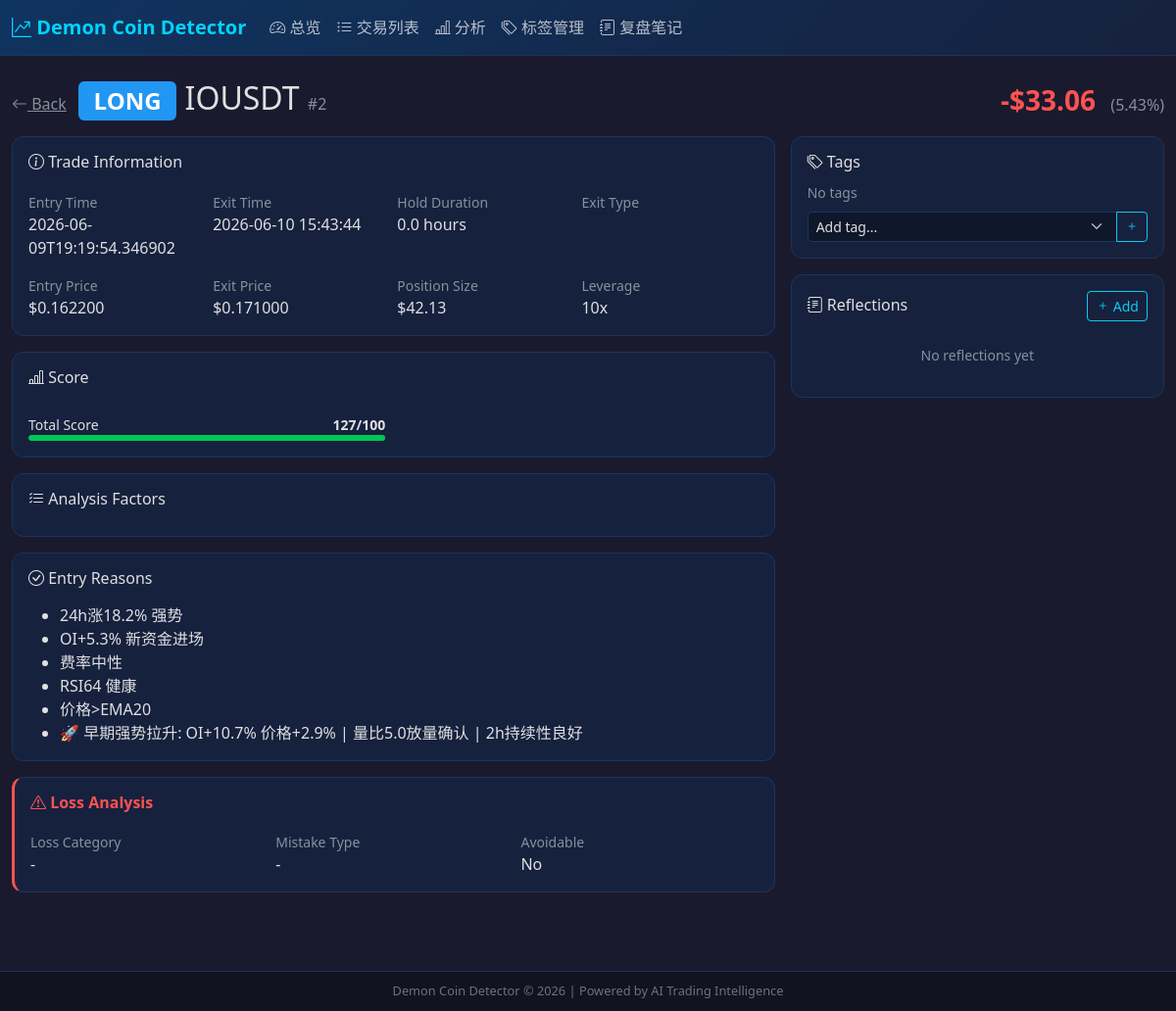
The app's page /trade/2 with its own data.
### tables this page shows
CREATE TABLE trades (
        id INTEGER PRIMARY KEY AUTOINCREMENT,
        trade_id TEXT UNIQUE,
        symbol TEXT NOT NULL,
        direction TEXT NOT NULL,
        strategy_version TEXT DEFAULT '',
        leverage INTEGER DEFAULT 10,
        margin_usd REAL DEFAULT 0,
        notional_usd REAL DEFAULT 0,
        entry_price REAL DEFAULT 0,
        exit_price REAL DEFAULT 0,
        quantity REAL DEFAULT 0,
        entry_time TEXT,
        exit_time TEXT,
        status TEXT DEFAULT 'open',
        total_score REAL DEFAULT 0,
        data_coverage_score REAL DEFAULT 0,
        professional_score REAL DEFAULT 0,
        market_quality_score REAL DEFAULT 0,
        entry_timing_score REAL DEFAULT 0,
        funding_flow_score REAL DEFAULT 0,
        execution_risk_score REAL DEFAULT 0,
        resonance_count INTEGER DEFAULT 0,
        candidate_source TEXT DEFAULT '',
        entry_reasons TEXT DEFAULT '[]',
        factors TEXT DEFAULT '{}',
        estimated_ev REAL DEFAULT 0,
        estimated_win_rate REAL DEFAULT 0,
        estimated_rr REAL DEFAULT 0,
        position_scale REAL DEFAULT 1.0,
        factor_attribution TEXT DEFAULT '',
        pnl_usd REAL DEFAULT 0,
        pnl_pct REAL DEFAULT 0,
        exit_type TEXT DEFAULT '',
        hold_hours REAL DEFAULT 0,
        peak_pnl_pct REAL DEFAULT 0,
        loss_tags TEXT DEFAULT '[]',
        loss_tag_labels TEXT DEFAULT '[]',
        win INTEGER DEFAULT 0,
        created_at TEXT DEFAULT (datetime('now')),
        updated_at TEXT DEFAULT (datetime('now'))
    );

### app.py (the view)
@app.route("/trade/<int:tid>")
def trade_detail(tid):
    db = get_db()
    try:
        trade = db.execute("SELECT * FROM trades WHERE id=?", (tid,)).fetchone()
        if not trade: return redirect(url_for("trades"))
        tags = db.execute("""
            SELECT t.id, t.name, t.category, t.color, t.icon FROM trade_tags tt
            JOIN tag_definitions t ON tt.tag_id=t.id WHERE tt.trade_id=?
        """, (tid,)).fetchall()
        reflections = db.execute("SELECT * FROM reflections WHERE trade_id=? ORDER BY created_at DESC", (tid,)).fetchall()
        all_tags = db.execute("SELECT * FROM tag_definitions ORDER BY category, name").fetchall()
        factors = {}
        try: factors = json.loads(trade["factors"]) if trade["factors"] else {}
        except Exception: pass
        reasons = []
        try: reasons = json.loads(trade["entry_reasons"]) if trade["entry_reasons"] else []
        except Exception: pass
        loss_tags = []
        try: loss_tags = json.loads(trade["loss_tags"]) if trade["loss_tags"] else []
        except Exception: pass
        return render_template("trade_detail.html", trade=row2dict(trade), tags=rows2dicts(tags),
            reflections=rows2dicts(reflections), all_tags=rows2dicts(all_tags), factors=factors,
            reasons=reasons, loss_tags=loss_tags)
    finally:
        db.close()

### app.py (called while the page is built)
def row2dict(row):
    if row is None: return {}
    return dict(row)

def rows2dicts(rows):
    return [dict(r) for r in rows]

### database.py (called while the page is built)
def get_db():
    conn = sqlite3.connect(DB_PATH)
    conn.row_factory = sqlite3.Row
    conn.execute("PRAGMA journal_mode=WAL")
    conn.execute("PRAGMA foreign_keys=ON")
    return conn

### templates/trade_detail.html (shortened to what this page needs)
{% extends "base.html" %}
{% block content %}
<div class="d-flex justify-content-between align-items-center mb-3">
    <div>
        <a href="/trades" class="text-muted me-2"><i class="bi bi-arrow-left"></i> Back</a>
        <h2 class="d-inline">
            <span class="badge badge-{{ trade.direction|default('')|lower }}">{{ trade.direction|default('-') }}</span>
            {{ trade.symbol|default('') }}
            <span class="text-muted fs-6">#{{ trade.id|default(0) }}</span>
        </h2>
    </div>
    <div>
        {% set pnl = trade.pnl_usd|default(0) %}
        <span class="fs-3 fw-bold {% if pnl >= 0 %}pnl-positive{% else %}pnl-negative{% endif %}">
            {% if pnl >= 0 %}+${{ "%.2f"|format(pnl) }}{% else %}-${{ "%.2f"|format(pnl|abs) }}{% endif %}
        </span>
        <span class="text-muted ms-2">({{ "%.2f"|format(trade.pnl_pct|default(0)) }}%)</span>
    </div>
</div>
<div class="row g-3">
    <div class="col-lg-8">
        <div class="card p-3 mb-3">
            <h6><i class="bi bi-info-circle"></i> Trade Information</h6>
            <div class="row g-2 mt-1">
                <div class="col-md-3">
                    <small class="text-muted d-block">Entry Time</small>
                    <span>{{ trade.entry_time|default('-') }}</span>
                </div>
                <div class="col-md-3">
                    <small class="text-muted d-block">Exit Time</small>
                    <span>{{ trade.exit_time|default('-') }}</span>
                </div>
                <div class="col-md-3">
                    <small class="text-muted d-block">Hold Duration</small>
                    <span>{{ "%.1f"|format(trade.hold_hours|default(0)) }} hours</span>
                </div>
                <div class="col-md-3">
                    <small class="text-muted d-block">Exit Type</small>
                </div>
            </div>
            <div class="row g-2 mt-2">
                <div class="col-md-3">
                    <small class="text-muted d-block">Entry Price</small>
                    <span>${{ "%.6f"|format(trade.entry_price|default(0)) }}</span>
                </div>
                <div class="col-md-3">
                    <small class="text-muted d-block">Exit Price</small>
                    <span>${{ "%.6f"|format(trade.exit_price|default(0)) }}</span>
                </div>
                <div class="col-md-3">
                    <small class="text-muted d-block">Position Size</small>
                    <span>${{ "%.2f"|format(trade.margin_usd|default(0)) }}</span>
                </div>
                <div class="col-md-3">
                    <small class="text-muted d-block">Leverage</small>
                    <span>{{ trade.leverage|default('-') }}x</span>
                </div>
            </div>
        </div>
        {% if trade.total_score is defined and trade.total_score is not none %}
        <div class="card p-3 mb-3">
            <h6><i class="bi bi-bar-chart-line"></i> Score</h6>
            <div class="row g-3 mt-1">
                {% for name, score in score_dims %}
                {% if score is defined and score is not none %}
                <div class="col-md-6">
                    <div class="d-flex justify-content-between small">
                        <span>{{ name }}</span>
                        <span class="fw-bold">{{ "%.0f"|format(score) }}/100</span>
                    </div>
                    <div class="score-bar">
                        <div class="score-bar-fill" style="width:{{ score }}%; background:{% if score >= 70 %}#00c853{% elif score >= 40 %}#ff9800{% else %}#ff1744{% endif %};"></div>
                    </div>
                </div>
                {% endif %}
                {% endfor %}
            </div>
        </div>
        {% endif %}
        <div class="card p-3 mb-3">
            <h6><i class="bi bi-list-check"></i> Analysis Factors</h6>
        </div>
        {% if reasons|default([]) %}
        <div class="card p-3 mb-3">
            <h6><i class="bi bi-check-circle"></i> Entry Reasons</h6>
            <ul class="mb-0 mt-2">
                {% for r in reasons %}
                <li>{{ r }}</li>
                {% endfor %}
            </ul>
        </div>
        {% endif %}
        {% if pnl < 0 %}
        <div class="card p-3 mb-3" style="border-left: 3px solid #ff5252;">
            <h6 class="pnl-negative"><i class="bi bi-exclamation-triangle"></i> Loss Analysis</h6>
            <div class="row g-2 mt-1">
                <div class="col-md-4">
                    <small class="text-muted d-block">Loss Category</small>
                    <span>{{ trade.loss_category|default('-') }}</span>
                </div>
                <div class="col-md-4">
                    <small class="text-muted d-block">Mistake Type</small>
                    <span>{{ trade.mistake_type|default('-') }}</span>
                </div>
                <div class="col-md-4">
                    <small class="text-muted d-block">Avoidable</small>
                    <span>{% if trade.was_avoidable|default(0) %}<span class="pnl-negative">Yes</span>{% else %}No{% endif %}</span>
                </div>
            </div>
        </div>
        {% endif %}
    </div>
    <div class="col-lg-4">
        <div class="card p-3 mb-3">
            <h6><i class="bi bi-tags"></i> Tags</h6>
            <div id="tradeTags" class="mb-2">
                {% if not tags|default([]) %}<span class="text-muted small">No tags</span>{% endif %}
            </div>
            <div class="input-group input-group-sm">
                <select class="form-select" id="tagSelect">
                    <option value="">Add tag...</option>
                </select>
                <button class="btn btn-outline-info" onclick="addTag({{ trade.id|default(0) }})"><i class="bi bi-plus"></i></button>
            </div>
        </div>
        <div class="card p-3">
            <div class="d-flex justify-content-between align-items-center mb-2">
                <h6 class="mb-0"><i class="bi bi-journal-text"></i> Reflections</h6>
                <button class="btn btn-sm btn-outline-info" onclick="document.getElementById('reflectionForm').style.display='block'">
                    <i class="bi bi-plus"></i> Add
                </button>
            </div>
            <div id="reflectionsList">
                {% if not reflections|default([]) %}
                <p class="text-muted small text-center my-3">No reflections yet</p>
                {% endif %}
            </div>
        </div>
    </div>
</div>
{% endblock %}

### templates/base.html (style rules this page uses)
:root { --bs-body-bg: #1a1a2e; --bs-body-color: #e0e0e0; --accent-primary: #00d4ff; --profit: #00e676; --loss: #ff5252; --card-bg: #16213e; --card-border: #1a365d; }
body { background-color: var(--bs-body-bg); color: var(--bs-body-color); font-family: 'Segoe UI','PingFang SC','Microsoft YaHei',sans-serif; }
.card { background-color: var(--card-bg); border: 1px solid var(--card-border); border-radius: 12px; }
.pnl-negative { color: var(--loss); font-weight: bold; }
.form-control, .form-select { background-color: rgba(0,0,0,0.3); border: 1px solid var(--card-border); color: var(--bs-body-color); }
.badge-long { background-color: #2196f3; color: #fff; }
.score-bar { height: 6px; background: rgba(255,255,255,0.1); border-radius: 3px; overflow: hidden; }
.score-bar-fill { height: 100%; border-radius: 3px; transition: width 0.3s; }

### records on screen
trades: direction "LONG", symbol "IOUSDT", id "2", pnl_usd "33.06", pnl_pct "5.43", entry_time "2026-06-09T19:19:54.346902", exit_time "2026-06-10 15:43:44", hold_hours "0.0", entry_price "0.162200", exit_price "0.171000", margin_usd "42.13", leverage "10", name "Total Score", total_score "127"

### other values on screen
{{ r }} "24h涨18.2% 强势" "OI+5.3% 新资金进场" "费率中性" "RSI64 健康" "价格>EMA20" "🚀 早期强势拉升: OI+10.7% 价格+2.9% | 量比5.0放量确认 | 2h持续性良好"
{{ trade.loss_category|default('-') }} "-"
{{ trade.mistake_type|default('-') }} "-"
